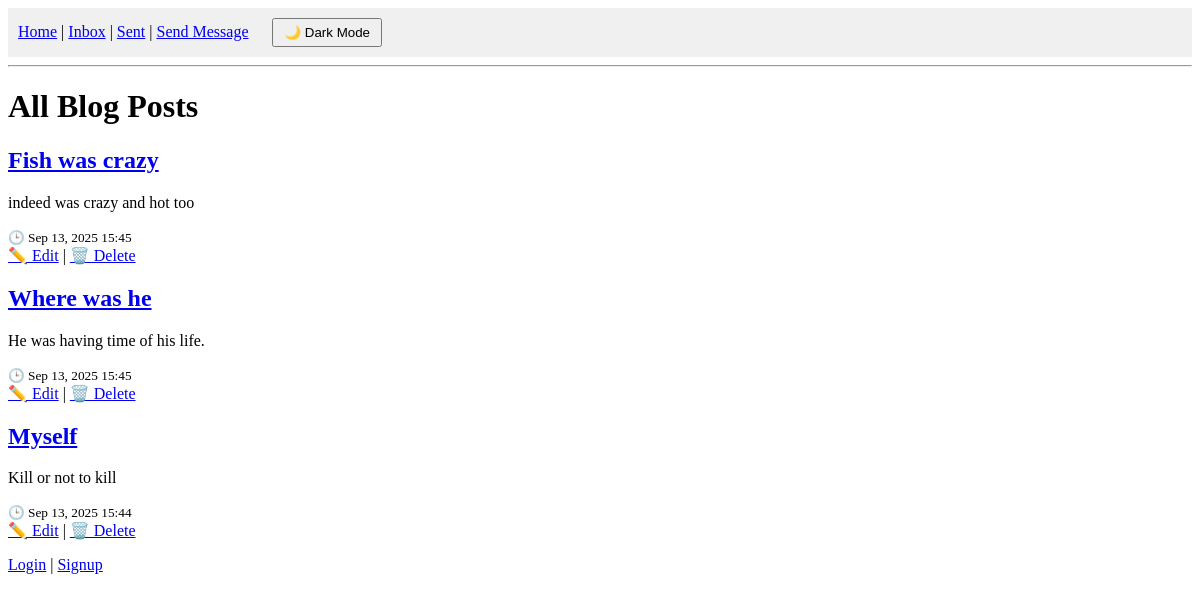
The app's page /, older data.
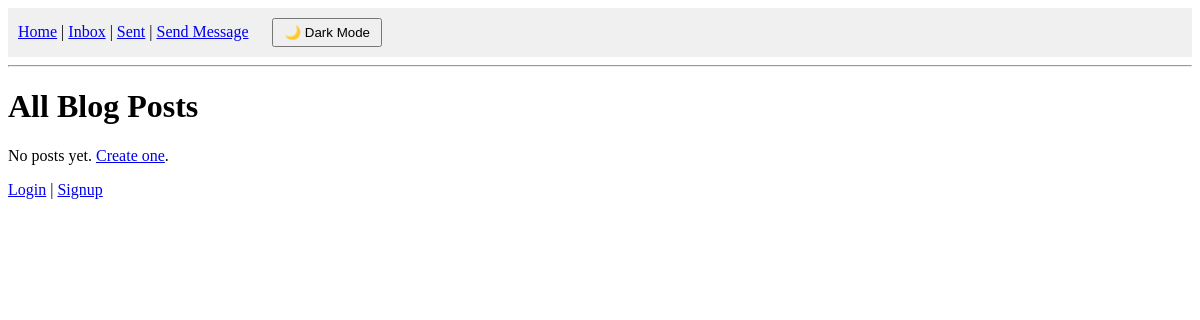
The same page, newer data.
### blog/models.py (models this page shows, shortened)
class Post(models.Model):
    title = models.CharField(max_length=200)
    content = models.TextField()
    created_at = models.DateTimeField(auto_now_add=True)
    updated_at = models.DateTimeField(auto_now=True)
    author = models.ForeignKey(User, on_delete=models.CASCADE, null=True, blank=True)  # SAFE for now

### blog/views.py (the view)
# urls.py: path('', views.post_list, name='post_list'),
def post_list(request):
    posts = Post.objects.all().order_by('-created_at')
    return render(request, 'blog/post_list.html', {'posts': posts})

### blog/templates/blog/post_list.html (shortened to what this page needs)
{% extends 'blog/base.html' %}
{% block content %}
  <h1>All Blog Posts</h1>
  {% for post in posts %}
    <div class="post">
      <h2><a href="{{ post.id }}/">{{ post.title }}</a></h2>
      <p>{{ post.content|truncatewords:20 }}</p>
      <small>🕒 {{ post.created_at|date:"M d, Y H:i" }}</small><br>
      <a href="{{ post.id }}/edit/">✏️ Edit</a> |
      <a href="{{ post.id }}/delete/">🗑️ Delete</a>
    </div>
  {% empty %}
    <p>No posts yet. <a href="{% url 'post_new' %}">Create one</a>.</p>
  {% endfor %}
{% endblock %}

Row changes from the older to the newer data that the page shows:
removed Post: title "Fish was crazy", content "indeed was crazy and hot too", created_at "Sep 13, 2025 15:45"
removed Post: title "Where was he", content "He was having time of his life.", created_at "Sep 13, 2025 15:45"
removed Post: title "Myself", content "Kill or not to kill", created_at "Sep 13, 2025 15:44"
Text that changed along with them:
text now shown: "No posts yet. Create one ."
